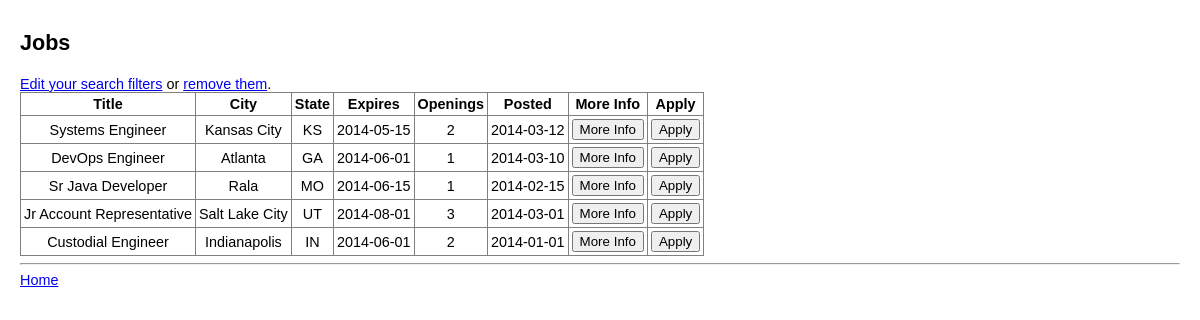
The app's page /web/jobs.php (signed in) with its own data.
### tables this page shows
create table jobs
(
job_id int not null auto_increment,
title varchar(255) not null,
tags varchar(255) not null,
description text not null,
city varchar(255) not null,
state char(2) not null,
expiration date not null,
openings int(3) not null,
posted date not null,
primary key (job_id)
);

### web/jobs.php (the view, shortened to what this page needs)
<!doctype html>
<html>
<link rel="stylesheet" type="text/css" href="resources/style.css">
</head>
<body>
<div id='page_title'>
Jobs
</div>
<div id='content'>
<a href='search_jobs.php'>Edit your search filters</a> or <a href='jobs.php'>remove them</a>.
<?php
include 'resources/db_connect.php';
if (isset($_GET['state'])) {
  $state = $_GET['state'];
  $sql = "select * from jobs where state = '$state'";
} elseif (isset($_GET['city'])) {
  $city = $_GET['city'];
  $sql = "select * from jobs where city = '$city'";
} else {
  $sql = "select * from jobs";
}
$result = mysqli_query($con,$sql);
if ($result->num_rows == 0) {
  echo "Sorry, no jobs currently listed. Check back soon!";
} else {
  echo "<table border='1' cellpadding='3'><th>Title</th><th>City</th><th>State</th><th>Expires</th><th>Openings</th><th>Posted</th><th>More Info</th><th>Apply</th>";
  while($row = mysqli_fetch_array($result)) {
    $job_id = $row['job_id'];
    $title = $row['title'];
    $description = $row['description'];
    $city = $row['city'];
    $state = $row['state'];
    $expiration = $row['expiration'];
    $openings = $row['openings'];
    $posted = $row['posted'];
    echo "<tr>";
    echo "<td>$title</td>";
    echo "<td>$city</td>";
    echo "<td>$state</td>";
    echo "<td>$expiration</td>";
    echo "<td>$openings</td>";
    echo "<td>$posted</td>";
    echo "<td><button onclick='alert(".'"'.$description.'"'.")'>More Info</button></td>";
    echo "<td><button onclick='window.location.assign(".'"apply_to.php?job_id='.$job_id.'"'.")'>Apply</button></td>";
    echo "</tr>";
  }
  echo "</table>";
}
?>
<hr>
<a href='home.php'>Home</a><br>
</div>
</body>
</html>

### web/resources/style.css (style rules this page uses)
body { width: auto; margin: 0 auto; font-family: arial; font-size: .9em; padding-left: 20px; padding-right: 20px; }
#page_title { font-size: 150%; font-weight: bold; margin-top: 30px; margin-bottom: 20px; }
#content { margin-top: 10px; }
table { border-collapse:collapse; text-align:center; }

### records on screen
jobs: title "Systems Engineer", city "Kansas City", state "KS", expiration "2014-05-15", openings "2", posted "2014-03-12"
jobs: title "DevOps Engineer", city "Atlanta", state "GA", expiration "2014-06-01", openings "1", posted "2014-03-10"
jobs: title "Sr Java Developer", city "Rala", state "MO", expiration "2014-06-15", openings "1", posted "2014-02-15"
jobs: title "Jr Account Representative", city "Salt Lake City", state "UT", expiration "2014-08-01", openings "3", posted "2014-03-01"
jobs: title "Custodial Engineer", city "Indianapolis", state "IN", expiration "2014-06-01", openings "2", posted "2014-01-01"
